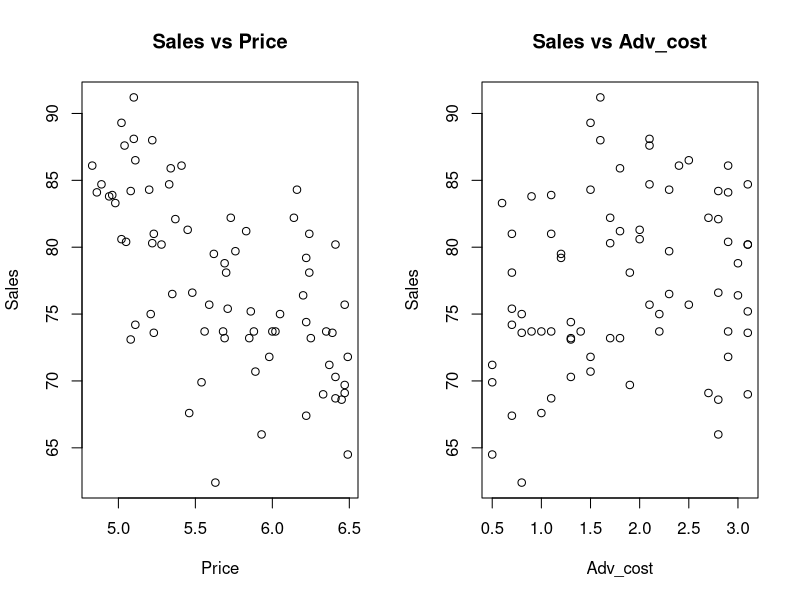

Here is the R script that generated this plot: (Note: this script raises an error after producing the figure.)
library(tidyverse)
library(stats)
library(ggplot2)
# install.packages("car")
library(car)

data <- read.csv("cafeteria.csv")
# Fit a linear regression model
model <- lm(sales ~ price + adv_cost, data = data)

# Summary of the model
summary(model)

# Checking Linearity
# Scatter plots for sales vs price and sales vs adv_cost
par(mfrow=c(1,2))
plot(data$price, data$sales, main="Sales vs Price", xlab="Price", ylab="Sales")
plot(data$adv_cost, data$sales, main="Sales vs Adv_cost", xlab="Adv_cost", ylab="Sales")

# Checking Normality
# Q-Q plot for residuals
qqPlot(model, main="Q-Q Plot of Residuals")

# Checking Homoscedasticity
# Residuals vs Fitted plot
plot(model$fitted.values, resid(model), main="Residuals vs Fitted", xlab="Fitted values", ylab="Residuals")
abline(h=0, col="red", lty=2)


# 1.	Considering the descriptive statistics for the cafeteria.gdt data, this dataset does NOT have sufficient observations (or records) to build an OLS model without worry about sample size.  Therefore, we will have to modify the distributions used for tests of the model to compensate.  
# True (failed)
# False 

# 2. Thinking about consistent units and the listed units for sales, price and advertising costs (adv_cost), an adjustment may need to be made to values in price for a direct comparison to the other variables sales (revenue) and advertising cost (adv_cost).
# False(failed)
# True


# 3. The simple linear regression model for this situation is:
# sales revenue=β_0+ β_1 price+ β_2 adv_cost+ε
# True(failed)
#False

# 4.	Using the data in the data file cafeteria.csv, consider the descriptive statistics, frequencies, and develop a simple linear model to represent these data.  
# 	The assumption of normality is satisfied.
# true(failed)
# False

# 5.	The assumption of linearity is satisfied.
# true

# 6 The assumption of homogeneity or homoscedasticity is satisfied.
#true (failed)
# False

# 7.	Analyze the coefficients related to the explanatory (independent) variables.  
# all
summary(model)

# 8.	The value of the intercept of the regression line is _________.          
# 118.9136
# 9.	The coefficient of price is _________.            
# -7.9079     
# 10.	The coefficient of adv_cost is _________.         
# 1.8626     
# 11.	How much annual revenue will be generated if the average price per meal is $5.50 and the advertising costs are capped at $1,200?  In this case, be sure to round correctly to the dollar (USD).   (Hint: you’ve done this before when considering other variables and ensuring you are using consistent units, i.e. remember that the problem statement says that values are in 1,000’s of dollars (USD).)       
# Given values
given_price <- 5.50
given_adv_cost <- 1.2  # since values are in 1,000's of dollars


new_data <- data.frame(price = given_price, adv_cost = given_adv_cost)

# Predict sales using the existing model and the new data
predicted_sales <- predict(model, newdata = new_data)
predicted_sales <- predicted_sales * 1000
# Print the predicted sales
cat("Predicted Sales (in thousands):", predicted_sales)
# 77655.51
# R 
# Call:
#   lm(formula = sales ~ price + adv_cost, data = data)
# 
# Residuals:
#   Min       1Q   Median       3Q      Max 
# -13.4825  -3.1434  -0.3456   2.8754  11.3049 
# 
# Coefficients:
#   Estimate Std. Error t value Pr(>|t|)    
# (Intercept) 118.9136     6.3516  18.722  < 2e-16 ***
#   price        -7.9079     1.0960  -7.215 4.42e-10 ***
#   adv_cost      1.8626     0.6832   2.726  0.00804 ** 
#   ---
#   Signif. codes:  0 ‘***’ 0.001 ‘**’ 0.01 ‘*’ 0.05 ‘.’ 0.1 ‘ ’ 1
# 
# Residual standard error: 4.886 on 72 degrees of freedom
# Multiple R-squared:  0.4483,	Adjusted R-squared:  0.4329 
# F-statistic: 29.25 on 2 and 72 DF,  p-value: 5.041e-10


# Gretl
# ? m1<-ols sales const price adv_cost --vcv
# 
# m1: OLS, using observations 1-75
# Dependent variable: sales
# 
# coefficient   std. error   t-ratio   p-value 
# --------------------------------------------------------
#   const       118.914       6.35164     18.72     2.21e-29 ***
#   price        −7.90785     1.09599     −7.215    4.42e-10 ***
#   adv_cost      1.86258     0.683195     2.726    0.0080   ***
#   
#   Mean dependent var   77.37467   S.D. dependent var   6.488537
# Sum squared resid    1718.943   S.E. of regression   4.886124
# R-squared            0.448258   Adjusted R-squared   0.432932
# F(2, 72)             29.24786   P-value(F)           5.04e-10
# Log-likelihood      −223.8695   Akaike criterion     453.7390
# Schwarz criterion    460.6915   Hannan-Quinn         456.5151
# 
# Covariance matrix of regression coefficients:
#   
#   const         price      adv_cost
# 40.3433      -6.79506     -0.748421  const
# 1.2012    -0.0197422  price
# 0.466756  adv_cost

# 12. Determine the number of degrees of freedom for this problem.  (Hint: remember the formula df = N-K where N is the number of observations and K is the number of unknown coefficients.)  The number of degrees of freedom is _________.  
# 72

# 13&14.	The 95% confidence interval for price has a  
# a.	lower limit of _________ and,          
# b.	an upper limit of _________.          

# Extracting the coefficient and standard error for 'price'
coef_price <- coef(model)["price"]
std_err_price <- summary(model)$coefficients["price", "Std. Error"]

# Degrees of freedom for the t-distribution
df_t <- df.residual(model)

# Critical t-value for 95% CI
t_critical <- qt(0.975, df_t)  # Using 0.975 for upper tail in a two-tailed test

# Calculate the lower and upper bounds of the 95% CI for 'price'
lower_bound <- coef_price - t_critical * std_err_price
upper_bound <- coef_price + t_critical * std_err_price

cat("Lower Bound:", lower_bound, "\n")
cat("Upper Bound:", upper_bound, "\n")


# ? scalar bL = $coeff(price) - critical(t, $df, 0.025) * $stderr(price)
# Generated scalar bL = -10.0927
# ? scalar bU = $coeff(price) + critical(t, $df, 0.025) * $stderr(price)
# Generated scalar bU = -5.72303

# Based on the computed 95% confidence interval this means that if the price per meal is “decreased” by 10 cents or 0.10 that means that sales (revenue) would be increased by between _______ and,... 
# 
# (Hint: remember that the units are 1,000’s of dollars (USD).) 

lower_bound <- -10.0927
upper_bound <- -5.72303

# Calculate the increase in sales (in units of 1,000s of dollars) for a $0.10 decrease in price
increase_sales_lower_bound <- 0.10 * lower_bound
increase_sales_upper_bound <- 0.10 * upper_bound

cat("For a $0.10 decrease in price, sales would increase by between:", increase_sales_lower_bound, "and", increase_sales_upper_bound, "(in 1,000's of dollars)\n")

# 1009.27 (upper)
# 572.30 (lower)

# 17. 
#-7.215 

# 18.	Using the same hypothesis test or computing with gretl, the t-ratio for the advertising costs (adv_cost) is 
# 2.726  


# 19
# True

# 20
# true

# 21 
# false (failed)
# True

# 22
	# Assume a level of significance of α=0.05 and find the relevant critical value.  Treat the null hypothesis as an equality, i.e. H_0: β_2=1 (because that will be the limiting value) and find the critical value.  
	# The critical value for H_0: β_2=1 is __________.            
# 1.263

# 23
# Yes (failed)
# No
